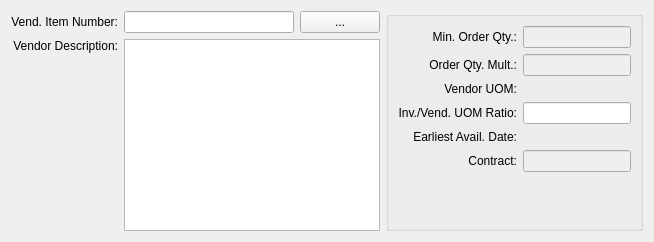
       <widget class="QWidget" name="_source">
        <attribute name="title">
         <string>Vendor Source</string>
        </attribute>
        <layout class="QGridLayout" name="gridLayout_2">
         <item row="0" column="0">
          <widget class="QLabel" name="_vendItemNumberLit">
           <property name="text">
            <string>Vend. Item Number:</string>
           </property>
           <property name="alignment">
            <set>Qt::AlignRight|Qt::AlignTrailing|Qt::AlignVCenter</set>
           </property>
          </widget>
         </item>
         <item row="0" column="1">
          <widget class="XLineEdit" name="_vendorItemNumber">
           <property name="minimumSize">
            <size>
             <width>100</width>
             <height>0</height>
            </size>
           </property>
          </widget>
         </item>
         <item row="0" column="2">
          <widget class="QPushButton" name="_vendorItemNumberList">
           <property name="text">
            <string>...</string>
           </property>
          </widget>
         </item>
         <item row="0" column="3" rowspan="2">
          <widget class="QGroupBox" name="groupBox">
           <property name="title">
            <string/>
           </property>
           <layout class="QGridLayout" name="gridLayout_3">
            <item row="0" column="0">
             <layout class="QVBoxLayout" name="verticalLayout">
              <item>
               <layout class="QGridLayout">
                <item row="0" column="0">
                 <widget class="QLabel" name="_minOrderQtyLit">
                  <property name="text">
                   <string>Min. Order Qty.:</string>
                  </property>
                  <property name="alignment">
                   <set>Qt::AlignRight|Qt::AlignTrailing|Qt::AlignVCenter</set>
                  </property>
                 </widget>
                </item>
                <item row="0" column="1">
                 <widget class="XLineEdit" name="_minOrderQty">
                  <property name="enabled">
                   <bool>false</bool>
                  </property>
                  <property name="minimumSize">
                   <size>
                    <width>80</width>
                    <height>0</height>
                   </size>
                  </property>
                  <property name="alignment">
                   <set>Qt::AlignRight|Qt::AlignTrailing|Qt::AlignVCenter</set>
                  </property>
                 </widget>
                </item>
                <item row="1" column="0">
                 <widget class="QLabel" name="_orderQtyMultLit">
                  <property name="text">
                   <string>Order Qty. Mult.:</string>
                  </property>
                  <property name="alignment">
                   <set>Qt::AlignRight|Qt::AlignTrailing|Qt::AlignVCenter</set>
                  </property>
                 </widget>
                </item>
                <item row="1" column="1">
                 <widget class="XLineEdit" name="_orderQtyMult">
                  <property name="enabled">
                   <bool>false</bool>
                  </property>
                  <property name="minimumSize">
                   <size>
                    <width>80</width>
                    <height>0</height>
                   </size>
                  </property>
                  <property name="alignment">
                   <set>Qt::AlignRight|Qt::AlignTrailing|Qt::AlignVCenter</set>
                  </property>
                 </widget>
                </item>
                <item row="2" column="0">
                 <widget class="QLabel" name="_vendorUOMLit">
                  <property name="text">
                   <string>Vendor UOM:</string>
                  </property>
                  <property name="alignment">
                   <set>Qt::AlignRight|Qt::AlignTrailing|Qt::AlignVCenter</set>
                  </property>
                 </widget>
                </item>
                <item row="2" column="1">
                 <widget class="QLabel" name="_vendorUOM">
                  <property name="minimumSize">
                   <size>
                    <width>80</width>
                    <height>0</height>
                   </size>
                  </property>
                  <property name="text">
                   <string/>
                  </property>
                  <property name="alignment">
                   <set>Qt::AlignLeading|Qt::AlignLeft|Qt::AlignVCenter</set>
                  </property>
                 </widget>
                </item>
                <item row="3" column="0">
                 <widget class="QLabel" name="_invVendorUOMRatioLit">
                  <property name="text">
                   <string>Inv./Vend. UOM Ratio:</string>
                  </property>
                  <property name="alignment">
                   <set>Qt::AlignRight|Qt::AlignTrailing|Qt::AlignVCenter</set>
                  </property>
                 </widget>
                </item>
                <item row="3" column="1">
                 <widget class="XLineEdit" name="_invVendorUOMRatio">
                  <property name="minimumSize">
                   <size>
                    <width>80</width>
                    <height>0</height>
                   </size>
                  </property>
                  <property name="text">
                   <string/>
                  </property>
                 </widget>
                </item>
                <item row="4" column="0">
                 <widget class="QLabel" name="_earliestDateLit">
                  <property name="sizePolicy">
                   <sizepolicy hsizetype="Preferred" vsizetype="Preferred">
                    <horstretch>0</horstretch>
                    <verstretch>0</verstretch>
                   </sizepolicy>
                  </property>
                  <property name="text">
                   <string> Earliest Avail. Date:</string>
                  </property>
                  <property name="alignment">
                   <set>Qt::AlignRight|Qt::AlignTrailing|Qt::AlignVCenter</set>
                  </property>
                  <property name="buddy">
                   <cstring>_earliestDate</cstring>
                  </property>
                 </widget>
                </item>
                <item row="4" column="1">
                 <widget class="DLineEdit" name="_earliestDate">
                  <property name="enabled">
                   <bool>false</bool>
                  </property>
                 </widget>
                </item>
                <item row="5" column="0">
                 <widget class="QLabel" name="_contrctNumberLit">
                  <property name="text">
                   <string>Contract:</string>
                  </property>
                  <property name="alignment">
                   <set>Qt::AlignRight|Qt::AlignTrailing|Qt::AlignVCenter</set>
                  </property>
                 </widget>
                </item>
                <item row="5" column="1">
                 <widget class="XLineEdit" name="_contrctNumber">
                  <property name="enabled">
                   <bool>false</bool>
                  </property>
                 </widget>
                </item>
               </layout>
              </item>
              <item>
               <spacer name="verticalSpacer">
                <property name="orientation">
                 <enum>Qt::Vertical</enum>
                </property>
                <property name="sizeHint" stdset="0">
                 <size>
                  <width>20</width>
                  <height>0</height>
                 </size>
                </property>
               </spacer>
              </item>
             </layout>
            </item>
           </layout>
          </widget>
         </item>
         <item row="1" column="0">
          <layout class="QVBoxLayout">
           <item>
            <widget class="QLabel" name="_vendItemDescripLit">
             <property name="sizePolicy">
              <sizepolicy hsizetype="Preferred" vsizetype="Fixed">
               <horstretch>0</horstretch>
               <verstretch>0</verstretch>
              </sizepolicy>
             </property>
             <property name="text">
              <string>Vendor Description:</string>
             </property>
             <property name="alignment">
              <set>Qt::AlignRight|Qt::AlignTop|Qt::AlignTrailing</set>
             </property>
            </widget>
           </item>
           <item>
            <spacer>
             <property name="orientation">
              <enum>Qt::Vertical</enum>
             </property>
             <property name="sizeHint" stdset="0">
              <size>
               <width>20</width>
               <height>0</height>
              </size>
             </property>
            </spacer>
           </item>
          </layout>
         </item>
         <item row="1" column="1" colspan="2">
          <widget class="XTextEdit" name="_vendorDescrip">
           <property name="focusPolicy">
            <enum>Qt::ClickFocus</enum>
           </property>
           <property name="spellEnable">
            <bool>true</bool>
           </property>
          </widget>
         </item>
        </layout>
       </widget>
